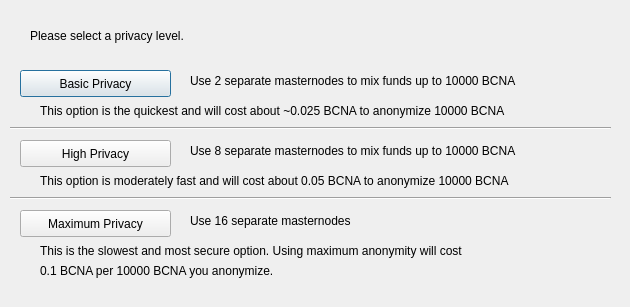
<?xml version="1.0" encoding="UTF-8"?>
<ui version="4.0">
 <class>DarksendConfig</class>
 <widget class="QDialog" name="DarksendConfig">
  <property name="geometry">
   <rect>
    <x>0</x>
    <y>0</y>
    <width>630</width>
    <height>307</height>
   </rect>
  </property>
  <property name="windowTitle">
   <string>Configure Darksend</string>
  </property>
  <widget class="QPushButton" name="buttonBasic">
   <property name="geometry">
    <rect>
     <x>20</x>
     <y>70</y>
     <width>151</width>
     <height>27</height>
    </rect>
   </property>
   <property name="text">
    <string>Basic Privacy</string>
   </property>
  </widget>
  <widget class="QPushButton" name="buttonHigh">
   <property name="geometry">
    <rect>
     <x>20</x>
     <y>140</y>
     <width>151</width>
     <height>27</height>
    </rect>
   </property>
   <property name="text">
    <string>High Privacy</string>
   </property>
  </widget>
  <widget class="QPushButton" name="buttonMax">
   <property name="geometry">
    <rect>
     <x>20</x>
     <y>210</y>
     <width>151</width>
     <height>27</height>
    </rect>
   </property>
   <property name="text">
    <string>Maximum Privacy</string>
   </property>
  </widget>
  <widget class="QLabel" name="label">
   <property name="geometry">
    <rect>
     <x>30</x>
     <y>20</y>
     <width>571</width>
     <height>31</height>
    </rect>
   </property>
   <property name="text">
    <string>Please select a privacy level.</string>
   </property>
  </widget>
  <widget class="QLabel" name="label_2">
   <property name="geometry">
    <rect>
     <x>190</x>
     <y>70</y>
     <width>421</width>
     <height>21</height>
    </rect>
   </property>
   <property name="text">
    <string>Use 2 separate masternodes to mix funds up to 10000 BCNA</string>
   </property>
  </widget>
  <widget class="QLabel" name="label_3">
   <property name="geometry">
    <rect>
     <x>190</x>
     <y>140</y>
     <width>411</width>
     <height>21</height>
    </rect>
   </property>
   <property name="text">
    <string>Use 8 separate masternodes to mix funds up to 10000 BCNA</string>
   </property>
  </widget>
  <widget class="QLabel" name="label_4">
   <property name="geometry">
    <rect>
     <x>190</x>
     <y>210</y>
     <width>421</width>
     <height>21</height>
    </rect>
   </property>
   <property name="text">
    <string>Use 16 separate masternodes</string>
   </property>
  </widget>
  <widget class="QLabel" name="label_6">
   <property name="geometry">
    <rect>
     <x>40</x>
     <y>100</y>
     <width>561</width>
     <height>21</height>
    </rect>
   </property>
   <property name="text">
    <string>This option is the quickest and will cost about ~0.025 BCNA to anonymize 10000 BCNA</string>
   </property>
  </widget>
  <widget class="QLabel" name="label_7">
   <property name="geometry">
    <rect>
     <x>40</x>
     <y>170</y>
     <width>561</width>
     <height>21</height>
    </rect>
   </property>
   <property name="text">
    <string>This option is moderately fast and will cost about 0.05 BCNA to anonymize 10000 BCNA</string>
   </property>
  </widget>
  <widget class="QLabel" name="label_8">
   <property name="geometry">
    <rect>
     <x>40</x>
     <y>240</y>
     <width>561</width>
     <height>21</height>
    </rect>
   </property>
   <property name="text">
    <string>This is the slowest and most secure option. Using maximum anonymity will cost</string>
   </property>
  </widget>
  <widget class="QLabel" name="label_9">
   <property name="geometry">
    <rect>
     <x>40</x>
     <y>260</y>
     <width>561</width>
     <height>21</height>
    </rect>
   </property>
   <property name="text">
    <string>0.1 BCNA per 10000 BCNA you anonymize.</string>
   </property>
  </widget>
  <widget class="Line" name="line">
   <property name="geometry">
    <rect>
     <x>10</x>
     <y>120</y>
     <width>601</width>
     <height>16</height>
    </rect>
   </property>
   <property name="orientation">
    <enum>Qt::Horizontal</enum>
   </property>
  </widget>
  <widget class="Line" name="line_2">
   <property name="geometry">
    <rect>
     <x>10</x>
     <y>190</y>
     <width>601</width>
     <height>16</height>
    </rect>
   </property>
   <property name="orientation">
    <enum>Qt::Horizontal</enum>
   </property>
  </widget>
 </widget>
 <resources/>
 <connections/>
</ui>
